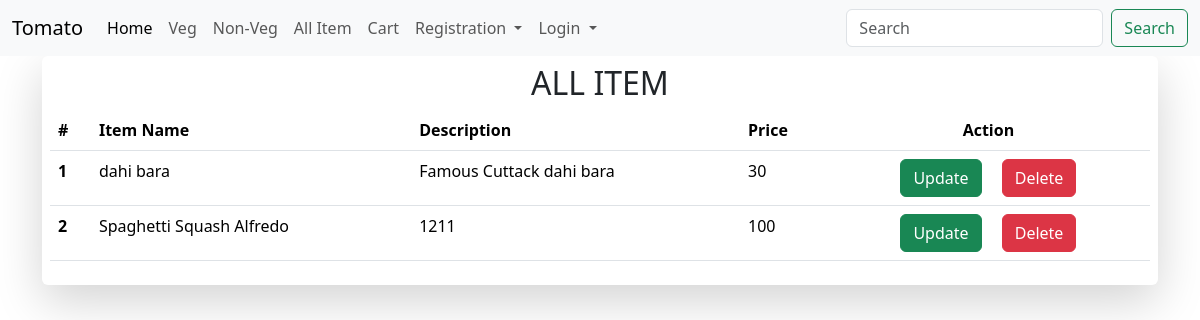
Page /master/show_all_item on the committed database.
### master/models.py (models this page shows, shortened)
class Item(models.Model):
    item_id = models.IntegerField(primary_key=True)
    item_name = models.CharField(max_length=50)
    item_price = models.IntegerField()
    item_desc = models.CharField(max_length=50)
    item_type = models.CharField(choices=item_choices, max_length=50)
    item_photo = models.ImageField()

### master/views.py (the view)
# urls.py: path('show_all_item',show_all_item,name="show_all_item"),
def show_all_item(request):
    items = Item.objects.all()
    return render(request, 'master/show_all_item.html',{'items':items})

### templates/master/show_all_item.html (shortened to what this page needs)
{% extends 'base.html' %}
{% load static %}
{% block content %}
    <div class="container">
        <div class="col-12 rounded shadow-lg p-2">
            <h2 class="text-center">ALL ITEM</h2>
            <table class="table">
                <thead>
                    <tr>
                        <th scope="col">#</th>
                        <th scope="col">Item Name</th>
                        <th scope="col">Description</th>
                        <th scope="col">Price</th>
                        <th scope="col" class="text-center">Action</th>
                    </tr>
                </thead>
                <tbody>
                    {% for item in items %}
                    <tr>
                        <th scope="row">{{forloop.counter}}</th>
                        <td>{{item.item_name}}</td>
                        <td>{{item.item_desc}}</td>
                        <td>{{item.item_price}}</td>
                        <td class="text-center">
                            <a href="update/{{item.pk}}" class="mx-2 btn btn-success">Update</a>
                            <a href="delete/{{item.pk}}" class="mx-2 btn btn-danger">Delete</a>
                        </td>
                    </tr>
                    {% endfor %}
                </tbody>
            </table>
        </div>
    </div>
{% endblock content %}

### static/css/style.css (style rules this page uses)
* { margin: 0; padding: 0; box-sizing: border-box; }

### rows in the picture
Item: item_name "dahi bara", item_desc "Famous Cuttack dahi bara", item_price "30"
Item: item_name "Spaghetti Squash Alfredo", item_desc "1211", item_price "100"
